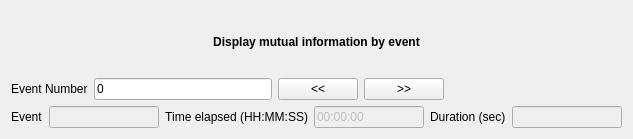
<?xml version="1.0" encoding="UTF-8"?>
<ui version="4.0">
 <class>MutualInfoResultsView</class>
 <widget class="QWidget" name="MutualInfoResultsView">
  <property name="geometry">
   <rect>
    <x>0</x>
    <y>0</y>
    <width>633</width>
    <height>139</height>
   </rect>
  </property>
  <property name="windowTitle">
   <string>Form</string>
  </property>
  <layout class="QGridLayout" name="gridLayout">
   <item row="0" column="0">
    <layout class="QVBoxLayout" name="verticalLayout">
     <item>
      <layout class="QHBoxLayout" name="horizontalLayout_2">
       <item>
        <widget class="QLabel" name="label_2">
         <property name="font">
          <font>
           <weight>75</weight>
           <bold>true</bold>
          </font>
         </property>
         <property name="text">
          <string>Display mutual information by event</string>
         </property>
         <property name="alignment">
          <set>Qt::AlignCenter</set>
         </property>
        </widget>
       </item>
      </layout>
     </item>
     <item>
      <layout class="QHBoxLayout" name="horizontalLayout">
       <item>
        <widget class="QLabel" name="label_4">
         <property name="text">
          <string>Event Number</string>
         </property>
        </widget>
       </item>
       <item>
        <widget class="QLineEdit" name="event_index_lineEdit">
         <property name="toolTip">
          <string>The index of the event display </string>
         </property>
         <property name="text">
          <string>0</string>
         </property>
        </widget>
       </item>
       <item>
        <widget class="QPushButton" name="prev_but">
         <property name="enabled">
          <bool>true</bool>
         </property>
         <property name="toolTip">
          <string>Display the previous window (window length will be added to the time elapsed).</string>
         </property>
         <property name="text">
          <string>&lt;&lt;</string>
         </property>
        </widget>
       </item>
       <item>
        <widget class="QPushButton" name="next_but">
         <property name="enabled">
          <bool>true</bool>
         </property>
         <property name="toolTip">
          <string>Display the next window (window length will be added to the time elapsed).</string>
         </property>
         <property name="text">
          <string>&gt;&gt;</string>
         </property>
        </widget>
       </item>
       <item>
        <spacer name="horizontalSpacer">
         <property name="orientation">
          <enum>Qt::Horizontal</enum>
         </property>
         <property name="sizeHint" stdset="0">
          <size>
           <width>40</width>
           <height>20</height>
          </size>
         </property>
        </spacer>
       </item>
      </layout>
     </item>
     <item>
      <layout class="QVBoxLayout" name="verticalLayout_2">
       <item>
        <layout class="QHBoxLayout" name="horizontalLayout_3">
         <item>
          <widget class="QLabel" name="label">
           <property name="text">
            <string>Event</string>
           </property>
          </widget>
         </item>
         <item>
          <widget class="QLineEdit" name="event_lineEdit">
           <property name="enabled">
            <bool>false</bool>
           </property>
          </widget>
         </item>
         <item>
          <widget class="QLabel" name="time_label">
           <property name="layoutDirection">
            <enum>Qt::LeftToRight</enum>
           </property>
           <property name="text">
            <string>Time elapsed (HH:MM:SS)</string>
           </property>
           <property name="alignment">
            <set>Qt::AlignRight|Qt::AlignTrailing|Qt::AlignVCenter</set>
           </property>
          </widget>
         </item>
         <item>
          <widget class="QLineEditLive" name="time_lineedit">
           <property name="enabled">
            <bool>false</bool>
           </property>
           <property name="toolTip">
            <string>Time elapsed since the beginning of the recording (ex. 01:10:5.5)
Press enter to display the detection window.</string>
           </property>
           <property name="text">
            <string notr="true">00:00:00</string>
           </property>
          </widget>
         </item>
         <item>
          <widget class="QLabel" name="duration_label">
           <property name="text">
            <string>Duration (sec)</string>
           </property>
          </widget>
         </item>
         <item>
          <widget class="QLineEdit" name="duration_lineEdit">
           <property name="enabled">
            <bool>false</bool>
           </property>
          </widget>
         </item>
        </layout>
       </item>
      </layout>
     </item>
     <item>
      <layout class="QVBoxLayout" name="result_layout"/>
     </item>
    </layout>
   </item>
  </layout>
 </widget>
 <customwidgets>
  <customwidget>
   <class>QLineEditLive</class>
   <extends>QLineEdit</extends>
   <header>widgets.QLineEditLive</header>
  </customwidget>
 </customwidgets>
 <resources/>
 <connections>
  <connection>
   <sender>next_but</sender>
   <signal>clicked()</signal>
   <receiver>MutualInfoResultsView</receiver>
   <slot>on_next_button()</slot>
   <hints>
    <hint type="sourcelabel">
     <x>431</x>
     <y>54</y>
    </hint>
    <hint type="destinationlabel">
     <x>269</x>
     <y>138</y>
    </hint>
   </hints>
  </connection>
  <connection>
   <sender>prev_but</sender>
   <signal>clicked()</signal>
   <receiver>MutualInfoResultsView</receiver>
   <slot>on_prev_button()</slot>
   <hints>
    <hint type="sourcelabel">
     <x>350</x>
     <y>54</y>
    </hint>
    <hint type="destinationlabel">
     <x>269</x>
     <y>138</y>
    </hint>
   </hints>
  </connection>
  <connection>
   <sender>event_index_lineEdit</sender>
   <signal>editingFinished()</signal>
   <receiver>MutualInfoResultsView</receiver>
   <slot>on_event_index_changed()</slot>
   <hints>
    <hint type="sourcelabel">
     <x>268</x>
     <y>52</y>
    </hint>
    <hint type="destinationlabel">
     <x>168</x>
     <y>74</y>
    </hint>
   </hints>
  </connection>
 </connections>
 <slots>
  <slot>on_choose_button()</slot>
  <slot>on_show_button()</slot>
  <slot>on_next_button()</slot>
  <slot>on_prev_button()</slot>
  <slot>on_event_index_changed()</slot>
  <slot>on_prev_button_epoch()</slot>
  <slot>on_next_button_epoch()</slot>
  <slot>on_epoch_index_changed()</slot>
 </slots>
</ui>
